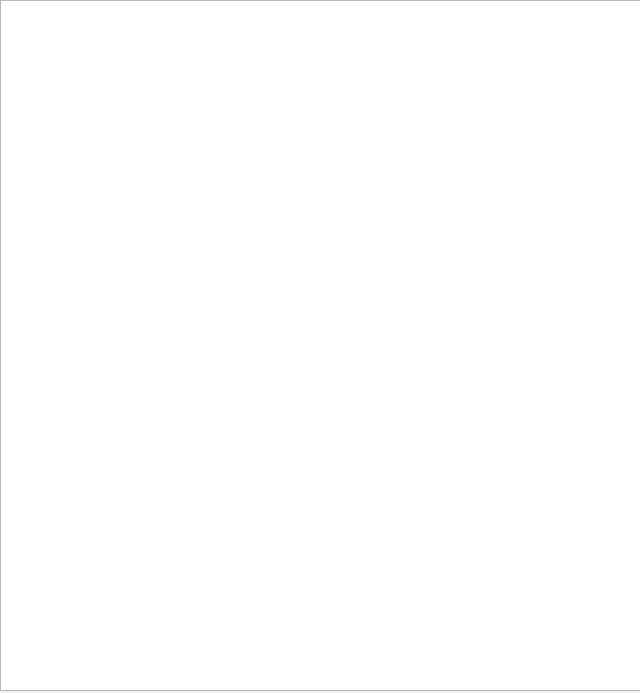
<?xml version="1.0" encoding="UTF-8"?>
<ui version="4.0">
 <class>Mapa</class>
 <widget class="QDialog" name="Mapa">
  <property name="geometry">
   <rect>
    <x>0</x>
    <y>0</y>
    <width>640</width>
    <height>693</height>
   </rect>
  </property>
  <property name="windowTitle">
   <string>Dialog</string>
  </property>
  <widget class="QGraphicsView" name="graphicsViewMapa">
   <property name="geometry">
    <rect>
     <x>0</x>
     <y>0</y>
     <width>641</width>
     <height>691</height>
    </rect>
   </property>
  </widget>
 </widget>
 <resources/>
 <connections/>
</ui>
